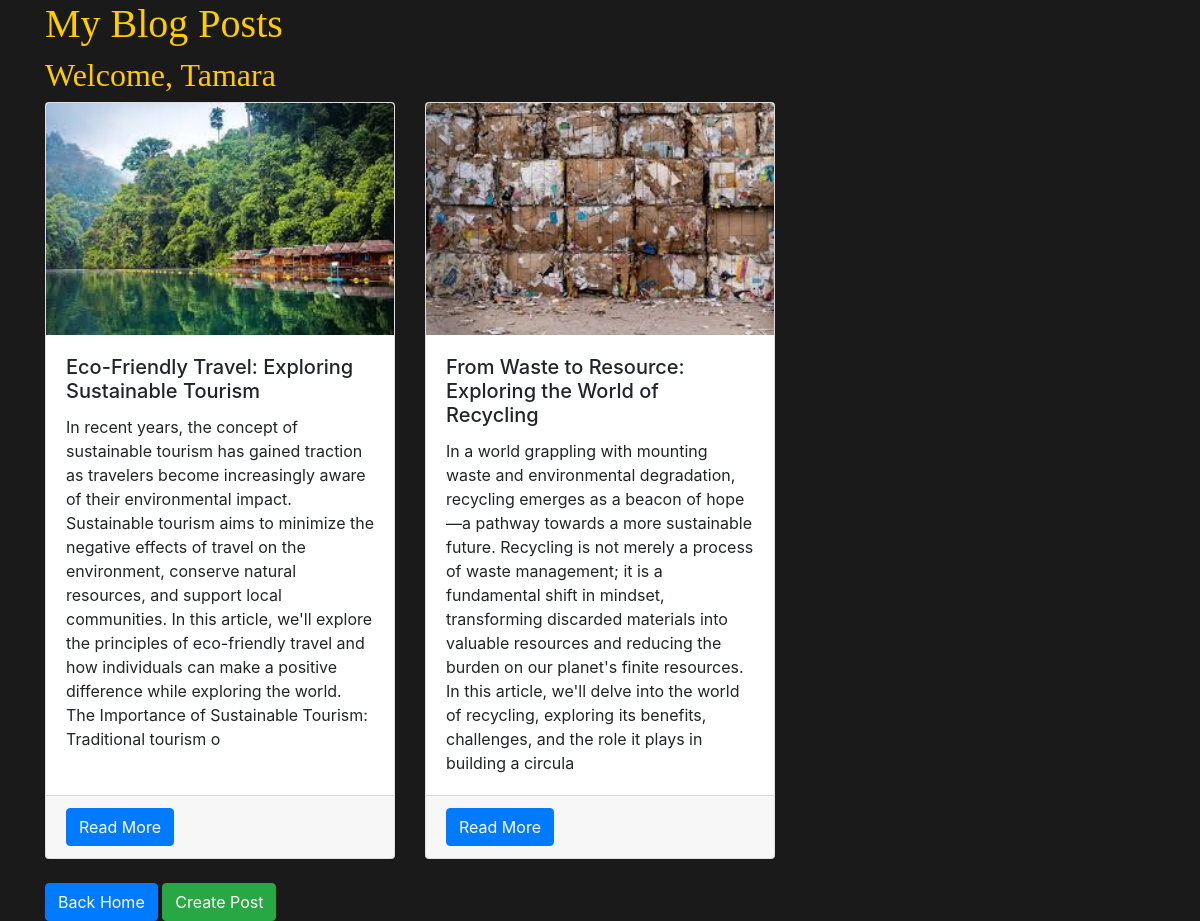
The page /my_posts (signed in) on the database its author committed.
### app.py (models this page shows, shortened)
class User(db.Model, UserMixin):
    id = db.Column(db.Integer, primary_key=True)
    username = db.Column(db.String(50), unique=True, nullable=False)
    email = db.Column(db.String(100), unique=True, nullable=False)
    password_hash = db.Column(db.String(128), nullable=False)
    posts = db.relationship('Post', backref='author', lazy=True)

class Post(db.Model):
    id = db.Column(db.Integer, primary_key=True)
    title = db.Column(db.String(100), nullable=False)
    content = db.Column(db.Text, nullable=False)
    image = db.Column(db.String(100))
    user_id = db.Column(db.Integer, db.ForeignKey('user.id'), nullable=False)  # Define foreign key to link to User

### app.py (the view)
@app.route('/my_posts')
@login_required
def my_posts():
    user = current_user
    posts = Post.query.filter_by(author=user).all()
    return render_template('my_posts.html', user=user, posts=posts)

### app.py (called while the page is built)
@login_manager.user_loader
def load_user(user_id):
    return User.query.get(int(user_id))

### templates/my_posts.html (shortened to what this page needs)
<!DOCTYPE html>
<html lang="en">
<head>
    <link rel="stylesheet" href="https://stackpath.bootstrapcdn.com/bootstrap/4.5.2/css/bootstrap.min.css">
</head>
<body style="background-color: #1a1a1a;">
    <div class="container">
        <h1>My Blog Posts</h1>
        <h2>Welcome, {{ user.username }}</h2>
        <div class="row">
            {% for post in posts %}
            <div class="col-md-4 mb-4">
                <div class="card h-100" style="height: 70px; overflow: hidden;">
                    {% if post.image %}
                    <img src="{{ url_for('static', filename='uploads/' + post.image) }}" class="card-img-top" alt="Post Image">
                    {% endif %}
                    <div class="card-body" style="overflow: hidden;">
                        <h5 class="card-title">{{ post.title }}</h5>
                        <p class="card-text">{{ post.content[:500] }}</p>
                    </div>
                    <div class="card-footer">
                        <a href="{{ url_for('view_post', id=post.id) }}" class="btn btn-primary">Read More</a>
                    </div>
                </div>
            </div>
            {% endfor %}
        </div>
        <a href="/" class="btn btn-primary">Back Home</a>
        <a href="{{ url_for('create_post') }}" class="btn btn-success">Create Post</a>
    </div>
</body>
</html>

### templates/my_posts.html (style rules this page uses)
h1, h2 { font-family: 'Pacifico', cursive; color: #ffcc00; }

### rows shown on the page
User: username "Tamara"
Post: image (picture), title "Eco-Friendly Travel: Exploring Sustainable Tourism", content "In recent years, the concept of sustainable tourism has gained traction as travelers become increasingly aware of their environmental impact. Sustainable tourism aims to minimize the negative effects of travel on the environment, conserve natural resources, and support local communities. In this article, we'll explore the principles of eco-friendly travel and how individuals can make a positive difference while exploring the world. The Importance of Sustainable Tourism: Traditional tourism o"
Post: image (picture), title "From Waste to Resource: Exploring the World of Recycling", content "In a world grappling with mounting waste and environmental degradation, recycling emerges as a beacon of hope—a pathway towards a more sustainable future. Recycling is not merely a process of waste management; it is a fundamental shift in mindset, transforming discarded materials into valuable resources and reducing the burden on our planet's finite resources. In this article, we'll delve into the world of recycling, exploring its benefits, challenges, and the role it plays in building a circula"
